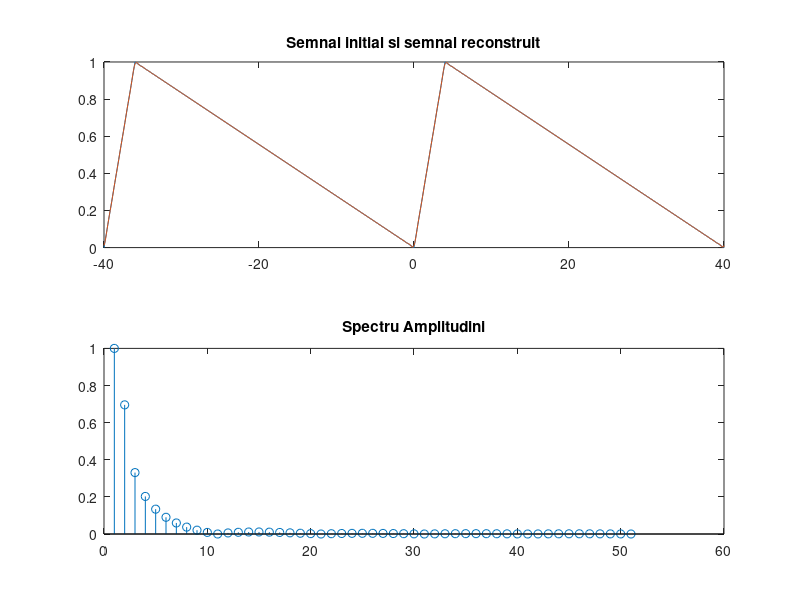

Write MATLAB code to recreate this figure.
P=40;
D = 4;
t=-40:0.1:40;
N=50;
w0=2*pi/P;
x = sawtooth(2*pi*(1/P)*t, D/P)/2+1/2;
fun=@(t)sawtooth(2*pi*(1/P)*t, D/P)/2+1/2;
Co=1/P*integral(fun,0,P);
Ck= zeros(1,N);
Ak= zeros(1,N);
semnal_nou=0;

for k= 1:1:N
   fun1=@(t)sawtooth(2*pi*(1/P)*t, D/P).*exp(-1i*k*w0*t);
    Ck(k)=1/P*integral(fun1,0,P);
    semnal_nou = semnal_nou+Ck(k)*exp(1i*k*w0*t);
    Ak(k+1)=2*abs(Ck(k));
end
Ak(1) = 2*abs(Co);
semnal_nou = semnal_nou + 0.5;
subplot(2,1,1), plot(t,x), hold on, plot(t,semnal_nou), title('Semnal initial si semnal reconstruit');
subplot(2,1,2), stem([1:51],Ak), title('Spectru Amplitudini');
